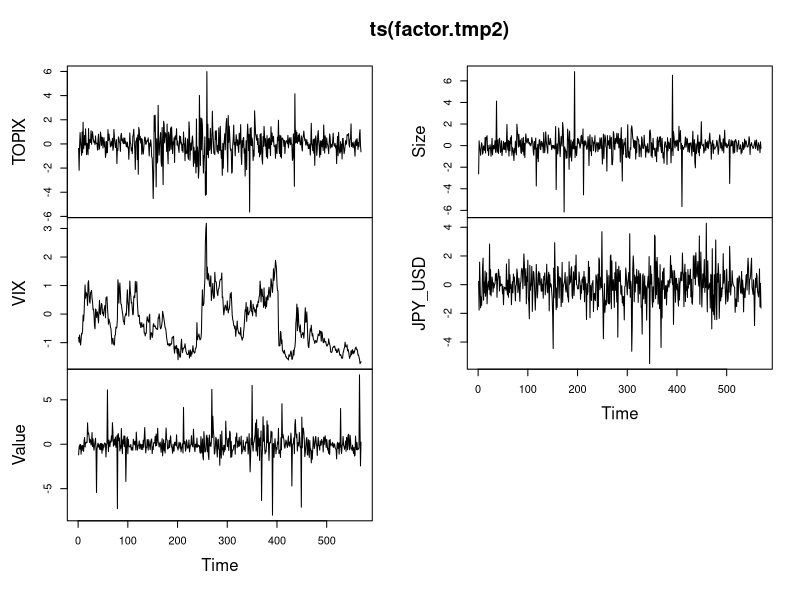
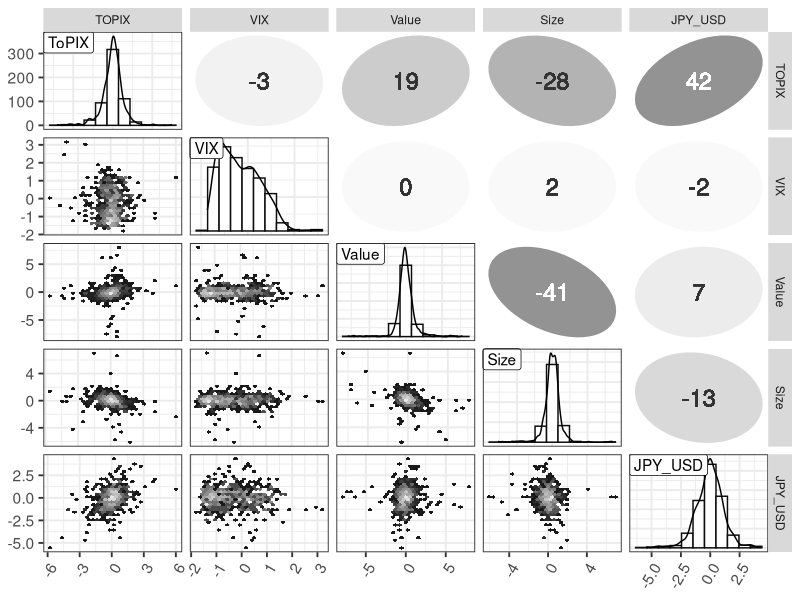

These charts were generated, in order, by the following R code:
library(GGally)
library(ellipse)
library(hexbin)
library(ggplot2)
library(dplyr)


#データの用意----
factor.tmp <- read.csv("data/factors.csv")
head(factor.tmp)

factor.tmp2 <- data.frame(factor.tmp[,-c(1,2)])
rownames(factor.tmp2) <- factor.tmp[,2]
head(factor.tmp2)
plot(ts(factor.tmp2))

factor <- data.frame(Date = as.Date(rownames(factor.tmp2)),
                     factor.tmp2)
factor[1:5,1:5]

rm(factor.tmp)
rm(factor.tmp2)



#グラフの作成----
factor.tmp <- factor[,-1]
N_col <- ncol(factor.tmp)
ggp <- ggpairs(factor.tmp, upper='blank', diag='blank', lower='blank')

label_list <- list(TOPIX='ToPIX', VIX='VIX', Value='Value', Size='Size', JPY_USD="JPY_USD")
for(i in 1:N_col) {
  x <- factor.tmp[,i]
  bw <- (max(x)-min(x))/10
  p <- ggplot(data.frame(x), aes(x))
  p <- p + theme_bw(base_size=14)
  p <- p + theme(axis.text.x=element_text(angle=60, vjust=1, hjust=1))
  p <- p + geom_histogram(binwidth=bw, fill='white', color='grey5')
  p <- p + geom_line(eval(bquote(aes(y=..count..*.(bw)))), stat='density')
  p <- p + geom_label(data=data.frame(x=-Inf, y=Inf, label=label_list[[colnames(factor.tmp)[i]]]), aes(x=x, y=y, label=label), hjust=0, vjust=1)
  ggp <- putPlot(ggp, p, i, i)
}

zcolat <- seq(-1, 1, length=81)
zcolre <- c(zcolat[1:40]+1, rev(zcolat[41:81]))

for(i in 1:(N_col-1)) {
  for(j in (i+1):N_col) {
    x <- as.numeric(factor.tmp[,i])
    y <- as.numeric(factor.tmp[,j])
    r <- cor(x, y)
    zcol <- lattice::level.colors(r, at=zcolat, col.regions=grey(zcolre))
    textcol <- ifelse(abs(r) < 0.4, 'grey20', 'white')
    ell <- ellipse::ellipse(r, level=0.95, type='l', npoints=50, scale=c(.2, .2), centre=c(.5, .5))
    p <- ggplot(data.frame(ell), aes(x=x, y=y))
    p <- p + theme_bw() + theme(
      plot.background=element_blank(),
      panel.grid.major=element_blank(), panel.grid.minor=element_blank(),
      panel.border=element_blank(), axis.ticks=element_blank()
    )
    p <- p + geom_polygon(fill=zcol, color=zcol)
    p <- p + geom_text(data=NULL, x=.5, y=.5, label=100*round(r, 2), size=6, col=textcol)
    ggp <- putPlot(ggp, p, i, j)
  }
}

for(j in 1:(N_col-1)) {
  for(i in (j+1):N_col) {
    x <- factor.tmp[,j]
    y <- factor.tmp[,i]
    p <- ggplot(data.frame(x, y), aes(x=x, y=y))
    p <- p + theme_bw(base_size=14)
    p <- p + theme(axis.text.x=element_text(angle=60, vjust=1, hjust=1))
    p <- p + geom_hex()
    p <- p + scale_fill_gradientn(colours=gray.colors(7, start=0.1, end=0.9))
    ggp <- putPlot(ggp, p, i, j)
  }
}


print(ggp, left=0.6, bottom=0.6)
dev.off()
